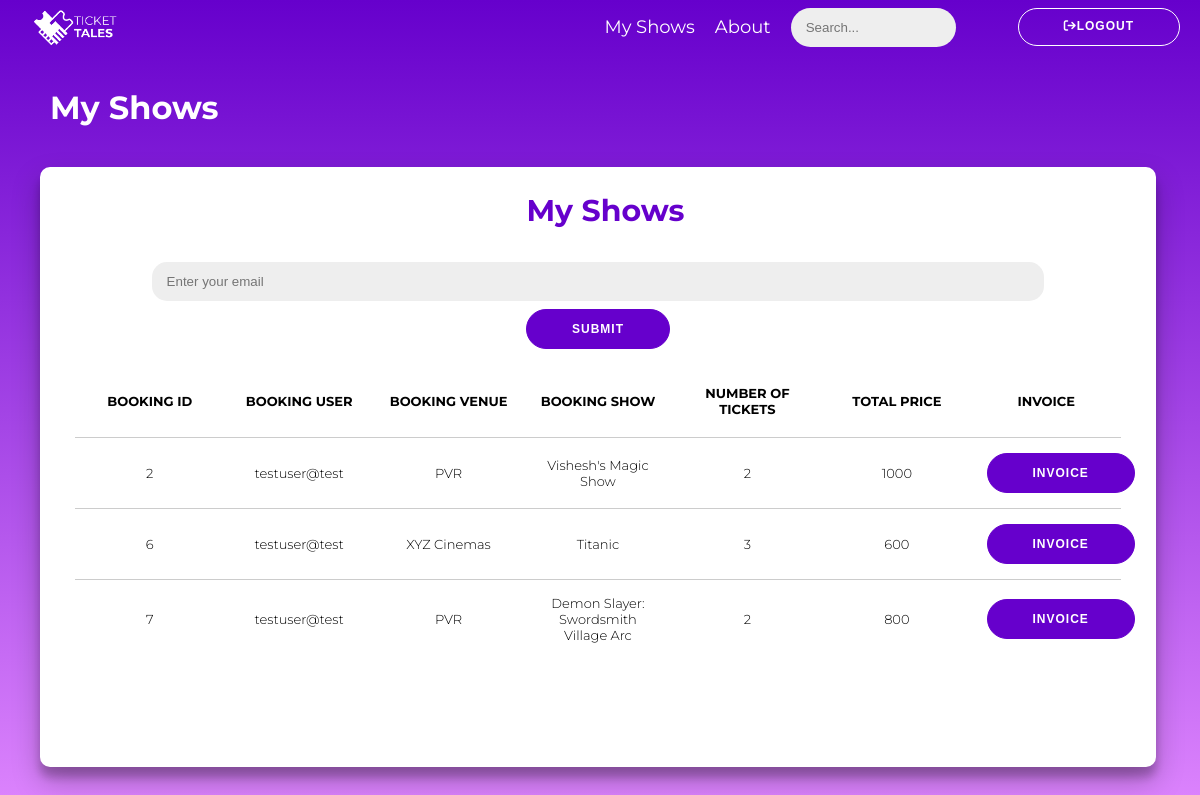
Page /my_shows/testuser@test on the committed database.
### application/models.py (models this page shows)
class bookings(db.Model):
    __tablename__ = 'bookings'
    booking_id = db.Column(db.Integer(), primary_key = True, autoincrement = True)
    booking_user = db.Column(db.String(50), db.ForeignKey('users.user_email'))
    booking_venue = db.Column(db.Integer(), db.ForeignKey('venues.venue_id'))
    booking_show = db.Column(db.Integer(), db.ForeignKey('shows.show_id'))
    num_tickets = db.Column(db.Integer(), nullable = False)
    total__price = db.Column(db.Integer(), nullable = False)
    venue_name = db.Column(db.String(50), db.ForeignKey('venues.venue_name'))
    show_name = db.Column(db.String(50), db.ForeignKey('shows.show_name'))

### application/controllers.py (the view)
@app.route('/my_shows/<string:user_email>', methods=['GET', 'POST'])
def user_shows(user_email):
    alert = None
    booking = bookings.query.filter_by(booking_user=user_email).all()
    if booking is None:
        alert = 'No bookings found.'
    return render_template('my_shows.html', booking=booking, alert=alert)

### templates/my_shows.html (shortened to what this page needs)
{% extends "user-nav.html" %}
{% block css %}<link rel="stylesheet" type="text/css" href="{{ url_for('static',filename = 'css/home.css') }}">{% endblock %}
{% block body %}
<h1>My Shows</h1>
<div class = "container-2">
    <div class = "shows">
        <h2>My Shows</h2>
        <div class = "show">
            <div>
                <form class = "enter-email" method="post">
                    <input type = "text" onload="loadEmail()" name = "user_email" placeholder = "Enter your email" required>
                    <button type = "submit" name = "submit">Submit</button>
                </form>
            </div>
            <table cellpadding="0" cellspacing="0" border="0">
                <thead>
                    <tr>
                        <th>Booking ID</th>
                        <th>Booking User</th>
                        <th>Booking Venue</th>
                        <th>Booking Show</th>
                        <th>Number of Tickets</th>
                        <th>Total Price</th>
                        <th>Invoice</th>
                    </tr>
                </thead>
                <tbody>
                    {% for booking in booking %}
                    <tr>
                        <td>{{ booking['booking_id'] }}</td>
                        <td>{{ booking['booking_user'] }}</td>
                        <td>{{ booking['venue_name'] }}</td>
                        <td>{{ booking['show_name'] }}</td>
                        <td>{{ booking['num_tickets'] }}</td>
                        <td>{{ booking['total__price'] }}</td>
                        <td><a href ="/invoice/{{booking['booking_id']}}"><button class = "book-show">Invoice</button></a></td>
                    </tr>
                    {% endfor %}
                </tbody>
            </table>
    </div>
</div>
{% endblock %}

### static/css/home.css (style rules this page uses)
* { box-sizing: border-box; }
body { background: linear-gradient(#6600cc, #e189ff) no-repeat center fixed; display: flexbox; justify-content: center; align-items: center; flex-direction: column; font-family: 'Montserrat', sans-serif; height: 100vh; margin: -20px 0 50px; position: relative; }
h1 { display: block ; font-weight: bold; margin-bottom: 10px; margin-left: 50px; color: #FFFFFF; }
h2 { margin-left: 15px; }
a { color: #333; font-size: 14px; text-decoration: none; margin: 15px 0; }
button { border-radius: 20px; border: 1px solid #6600cc; background-color: #6600cc; color: #FFFFFF; font-size: 12px; font-weight: bold; padding: 12px 45px; letter-spacing: 1px; text-transform: uppercase; transition: transform 80ms ease-in; cursor: pointer; }
input { background-color: #eee; border: none; padding: 12px 15px; margin: 8px 0; width: 80%; }
.container-2 { display: flexbox; background-color: #fff; border-radius: 10px; box-shadow: 0 14px 28px rgba(0,0,0,0.25), 0 10px 10px rgba(0,0,0,0.22); position: relative; overflow: hidden; margin: 40px; width: 93vw; max-width: 100%; min-height: 600px; }
.shows { background-color: rgba(255,255,255,0.3); align-items: center; }
.shows h2 { color: #6600cc; font-size: 30px; text-align: center; }
table { width:100%; table-layout: fixed; padding: 0 35px; }
th { padding: 20px 15px; text-align: cenetr; font-weight: 500; font-size: 13px; color: #000; text-transform: uppercase; font-weight: bold; }
tr { border-top: 1px solid #000; }
td { padding: 15px; text-align: center; vertical-align:middle; font-weight: 300; font-size: 13px; color: #000; border-top: 1px solid #ccc; }
.enter-email { display: flex; flex-direction: column; justify-content: center; align-items: center; }
.enter-email input { border-radius: 15px; background-color: #eee; border: none; padding: 12px 15px; margin: 8px 0; width: 80%; }

### rows in the picture
bookings: booking_id "2", booking_user "testuser@test", venue_name "PVR", show_name "Vishesh's Magic Show", num_tickets "2", total__price "1000"
bookings: booking_id "6", booking_user "testuser@test", venue_name "XYZ Cinemas", show_name "Titanic", num_tickets "3", total__price "600"
bookings: booking_id "7", booking_user "testuser@test", venue_name "PVR", show_name "Demon Slayer: Swordsmith Village Arc", num_tickets "2", total__price "800"
